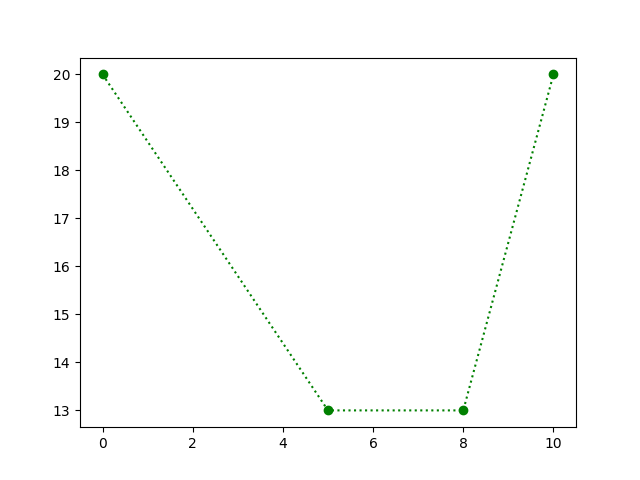

Recreate this plot in Python.
import matplotlib.pyplot as mp
import numpy as np
mp.plot(np.array([0,5,8,10]),np.array([20,13,13,20]),'o:g')
mp.show()
